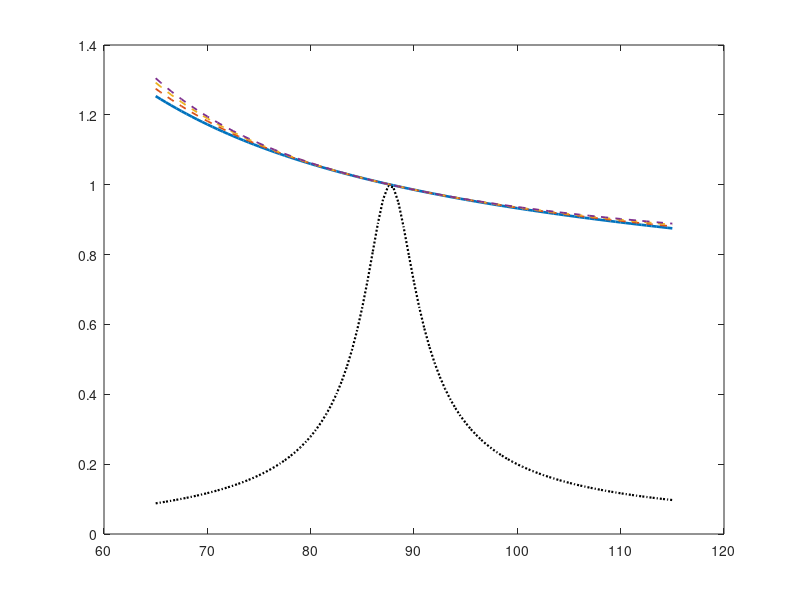

Write the MATLAB code that produced this figure. (Note: this script raises an error after producing the figure.)
% LLC 谐振腔 60V/300W 改腔设计 —— 方案A（换新变压器）
%
% 背景：现谐振腔按额定 400V/1kW 设计（Z0=181.5Ω，设计书 Q=0.35），60V 下负载
%       按功率守恒折算 Q=2~8（物理口径），高 Q 增益封顶 M≈1.0 且无升压区
%       （实测 M≈0.8），60V 根本跑不出功率。
%       要用 60V/300W 电源跑真实功率，必须单独设计 60V 谐振腔。
%
% 方案A（60V/300W 专用腔）：
%   Lr = 7µH, Cr = 470nF, Lm = 24µH, fr ≈ 87.7kHz, Z0 ≈ 3.86Ω, h=Lm/Lr=3.43
%   满载 60V/300W：R_load=12Ω → Rac=(8/π²)·12=9.73Ω → Q≈0.40（功率守恒物理值）
%   **必须换新变压器**：现 PQ35 原边 Lm=2mH，方案A 需 Lm≈24µH（差 80 倍），
%   旧变压器不可用。新变压器 1:1、Lm≈24µH（如 PQ35 重绕 + 气隙，或小 E 磁芯）。
%
% Q 口径：本 60V 方案A 是独立设计，用功率守恒物理口径 Rac=V1rms²/P（n=1 全绕组），
%   满载 Q≈0.40。1kW 额定点用设计书 §3.2 口径 Q=0.35（Rac=(8n²/π²)·Rdc=518.5Ω，
%   n=2 每路），两口径差 n²=4 倍，只影响 Q 数值标签；增益曲线/升压裕量/固件系数
%   与 Q 口径无关（K_f、2p2z 只依赖 m 与 fp_out）。60V 现腔实测增益塌是硬件事实，
%   不因口径而异（见 docs/工程开发文档.md §3.2 说明）。
%
% 用法：matlab -batch "llc_rescale"
clear; clc;

%% ============ 方案A 参数 ============
Lr_new  = 7e-6;
Cr_new  = 470e-9;
Lm_new  = 24e-6;            % 新变压器励磁电感（1:1）
lam     = Lr_new/Lm_new;    % λ=0.2915
fr_new  = 1/(2*pi*sqrt(Lr_new*Cr_new));   % 87.7kHz
Z0_new  = sqrt(Lr_new/Cr_new);            % 3.86 ohm
Vin     = 60.0;
V1rms   = (2*sqrt(2)/pi)*Vin;             % 全桥基波 rms = 54V
R2Q     = @(R) Z0_new/(0.8106*R);         % 1:1 整绕组：Rac=(8/π²)·R
M       = @(la,q,fn) 1./sqrt((1+la-la./fn.^2).^2 + q.^2.*(fn-1./fn).^2);

fprintf('===== 方案A（60V/300W 专用腔） =====\n');
fprintf('Lr=%.1fuH  Cr=%.0fnF  Lm=%.0fuH  fr=%.1fkHz  Z0=%.2fΩ  λ=%.4f (h=%.2f)\n', ...
        Lr_new*1e6, Cr_new*1e9, Lm_new*1e6, fr_new/1e3, Z0_new, lam, 1/lam);

%% ============ 满载工作点（300W） ============
Rfull = Vin^2/300;                 % 12 ohm
Rac_f = 0.8106*Rfull;              % 9.73 ohm
Qfull = Z0_new/Rac_f;              % 0.397
fprintf('满载 60V/300W: R_load=%.1fΩ  Rac=%.2fΩ  Q=%.2f\n\n', Rfull, Rac_f, Qfull);

%% ============ 方案B 对照：把 400V 那套 Z0=181.5 搬到 60V ============
Qb = 181.5/Rac_f;
fprintf('===== 方案B 对照（400V 腔搬 60V，不可用） =====\n');
fprintf('Z0=181.5Ω @60V/300W: Q=%.1f —— 高 Q 增益封顶 M=1.0 无升压区，直接否决\n\n', Qb);

%% ============ 功率阶梯（谐振点 M=1） ============
loads = {12,'12Ω  (满载)',300; 15,'15Ω',240; 20,'20Ω',180; ...
         30,'30Ω',120; 46,'46Ω (现有电阻)',78};
fprintf('===== 方案A 功率阶梯（60V, fs=fr=87.7k, M=1） =====\n');
fprintf('%-22s %6s %6s %8s %7s\n','负载','R','Q','P','Rac');
for i=1:size(loads,1)
  R = loads{i,1};
  fprintf('%-22s %6.0f %6.2f %8.0f %7.2f\n', loads{i,2}, R, R2Q(R), 60^2/R, 0.8106*R);
end

%% ============ 增益曲线（方案A vs 方案B 满载） ============
fs = (65:0.5:115)*1e3;  fn = fs/fr_new;
figure('Color','w','Position',[60 60 900 520]);
plot(fs/1e3, M(lam, Qfull, fn), 'LineWidth',1.9); hold on;
for R=[15 20 30]
  plot(fs/1e3, M(lam, R2Q(R), fn), '--','LineWidth',1.3);
end
plot(fs/1e3, M(lam, 181.5/(0.8106*12), fn), 'k:', 'LineWidth',1.6); % 方案B
xline(fr_new/1e3,'k--','fr=87.7k'); yline(1,'k:','M=1'); grid on;
xlabel('fs [kHz]'); ylabel('M'); ylim([0 1.4]);
legend({'满载 12Ω (Q=0.40)','15Ω (Q=0.32)','20Ω (Q=0.24)','30Ω (Q=0.16)','方案B 400V腔搬60V (Q=18.7)'},'Location','best');
title('方案A (Lr=7uH/Cr=470nF/Lm=24uH) @60V 增益曲线 —— 满载 Q=0.4 平坦可调');
saveas(gcf, 'llc_rescale_60v300w.png');

%% ============ 满载增益 vs fs（看调压范围） ============
fprintf('\n===== 方案A 满载(12Ω) 各频率增益（60V 输出=60V×M） =====\n');
fprintf('%8s %8s %9s\n','fs[kHz]','M','Vout');
for f=[65 70 75 80 87.7 95 100 110 115]
  fprintf('%8.0f %8.3f %9.1f\n', f, M(lam, Qfull, f*1e3/fr_new), Vin*M(lam, Qfull, f*1e3/fr_new));
end
fprintf('\n结论：方案A 满载 Q≈0.4，曲线平缓（65k 时 M≈1.25 有升压余量，>87.7k 平滑降压），\n');
fprintf('      扫频不塌、软启平滑、闭环留有余量。代价：换 Lr/Cr + 新变压器（Lm≈24µH）。\n');
fprintf('      固件若跑方案A：LC_FS_NOM≈87.7k，范围约 65~115k，LC_K_GAIN_SCALE 按 Vin 重算。\n');
